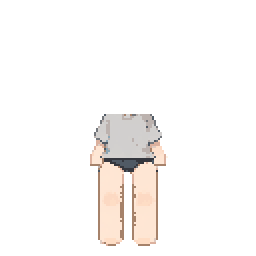
#> input picture art/paperdoll2/A/base_body/S.png, 128 x 128 px (shown 2 times larger)
$ python -i sheet.py   (imports and definitions only)
#> lines starting #> are read from the running program, lines starting #| are printed output that depends on the picture
"""v2 asset pipeline: per-direction views + inpaint layering (see docs/specs/art-pipeline.md).

  python sheet.py base    <set> --seeds 201 202     # bald mannequin, every direction, per seed
  python sheet.py pick    <set> --seed 201 [--dir NW=202 ...]   # choose base views -> base/<dir>.png
  python sheet.py part    <set> <part_id> --seed 7  # inpaint a part on each base view (S first)
  python sheet.py item    <set> <item_id>           # held item (weapon/shield)
  python sheet.py extract <set>                     # 128px cells + layers -> ../art/paperdoll2/<set>/
  python sheet.py qc      <set>                     # automatic checks on everything generated
  python sheet.py contact <set>                     # HTML contact sheet for human review

One large figure per image (832x1216, ~1100 px tall) so the LoCon's ~10 px "pixels" give
~110 game pixels of detail. NoobAI handles the direction (tags + a soft mannequin guide),
the LoCon the style; views other than S use the S view as a ControlNet reference so the
design stays the same. Parts are inpainted on the SAME base view and cut with the SAME
transform, so layers line up pixel-exactly when stacked.
"""
import argparse
import base64
import io
import json
import sys
from pathlib import Path

import cv2
import numpy as np
import requests
from PIL import Image

from common import ROOT, load_json, save_json
from guides import SHEET, VIEW

URL = "http://127.0.0.1:7860"
DIRS = SHEET["dirs"]
REF_W, REF_H = VIEW["size"]         # per-direction resolution (SDXL bucket)
FEET_Y = VIEW["feet_y"]
CELL, ORIGIN, FIG_H = 128, (64, 122), 110   # game cell, feet pixel, figure height in cells
BLOCK = VIEW["height"] / FIG_H              # view px per game px (10)

STYLE = {
    "lora": "<lora:ElinSpriteNoobLocon_byKonan:1>",
    "quality": "masterpiece, best quality, newest, absurdres, highres",
    "view_tags": "pixel art, chibi, solo, full body, standing, straight-on, arms at sides, white background, simple background",
    "negative": "worst quality, low quality, lowres, bad anatomy, bad hands, extra arms, extra legs, "
                "multiple girls, multiple boys, 2girls, 2boys, leotard, cleavage, panties, text, signature, watermark, logo, "
                "scenery, shadow, gradient background, dark background, colored background, cropped, out of frame, blurry",
    "sampler": "Euler a", "steps": 28, "cfg": 6.0,
    "checkpoint": "noobaiXLNAIXL_epsilonPred11Version",
    "controlnet": "noob-lineart-anime",
    "controlnet_depth": "noob-depth",
    # NoobAI direction tags; the LoCon only knows front views, so it is weaker on the others
    "dir_tags": {
        "S": "facing viewer, looking at viewer, front view",
        "SW": "looking to the side, three-quarter view, facing left",
        "W": "from side, profile, facing left",
        "NW": "from behind, three-quarter view, facing away, facing left",
        "N": "from behind, back, facing away",
    },
    "depth_weight": 0.6, "depth_end": 0.5,
    "dir_lora": {"S": 1.0, "SW": 0.9, "W": 0.75, "NW": 0.7, "N": 0.7},
    # back views must not turn the head toward the camera
    "dir_negative": {
        "S": "from side, from behind",
        "SW": "from behind, back",
        "W": "looking at viewer, facing viewer, from behind",
        "NW": "looking back, looking at viewer, facing viewer, eyes, breasts, cleavage, chest, navel",
        "N": "looking back, looking at viewer, facing viewer, face, eyes, from side, breasts, cleavage, chest, navel, knees",
    },
}


def lora(direction):
    return f"<lora:ElinSpriteNoobLocon_byKonan:{STYLE['dir_lora'][direction]:.2f}>"


# ---------------------------------------------------------------- webui API

# [4 lines left out: function b64png, not called in this run]


def unb64(s):
    return Image.open(io.BytesIO(base64.b64decode(s))).convert("RGB")


_cn_names = {}


# [37 lines left out: functions controlnet_unit, guide_unit, reference_unit, call, not called in this run]


def prompt(*parts):
    return ", ".join(p for p in parts if p)


# ---------------------------------------------------------------- geometry

# [26 lines left out: functions figure_mask, view_geometry, not called in this run]


# face window (fractions of the head box) that hair/headgear inpainting must not touch
FACE = {"S": (0.20, 0.42, 0.80, 1.0), "SW": (0.08, 0.42, 0.68, 1.0), "W": (0.0, 0.45, 0.52, 1.0),
        "NW": (0.0, 0.55, 0.14, 0.9), "N": None}


# [33 lines left out: functions part_mask, set_dir, not called in this run]


def load_set(name):
    return load_json(ROOT / "sets" / f"{name}.json")


# ---------------------------------------------------------------- automatic QC

def figures(mask, min_frac):
    n, lab, stats, _ = cv2.connectedComponentsWithStats(mask.astype(np.uint8), connectivity=8)
    return [stats[k] for k in range(1, n) if stats[k, cv2.CC_STAT_AREA] >= min_frac * mask.size]


def light_background(img):
    a = np.asarray(img.convert("RGB"))
    border = np.concatenate([a[0], a[-1], a[:, 0], a[:, -1]])
    return np.median(border.min(axis=1)) >= 200


def qc_view(img):
    """Refined view: one figure of the expected height standing on the feet line."""
    if not light_background(img):
        return ["background is not light"]
    problems = []
    figs = figures(figure_mask(img), 0.01)
    if len(figs) != 1:
        problems.append(f"{len(figs)} figures")
    if figs:
        f = max(figs, key=lambda s: s[cv2.CC_STAT_AREA])
        h, bottom = f[cv2.CC_STAT_HEIGHT], f[cv2.CC_STAT_TOP] + f[cv2.CC_STAT_HEIGHT]
        expected = VIEW["height"]
        if not 0.85 * expected <= h <= 1.12 * expected:
            problems.append(f"height {h}px vs {expected:.0f}px")
        if abs(bottom - FEET_Y) > 30:
            problems.append(f"feet at {bottom}px vs {FEET_Y}px")
    return problems


# ---------------------------------------------------------------- commands

def view_prompt(direction, *parts):
    return prompt(lora(direction), STYLE["quality"], STYLE["view_tags"], *parts, STYLE["dir_tags"][direction])


# [310 lines left out: functions cmd_base, cmd_pick, cmd_part, mask_for, to_cells, clean_alpha and 4 more, not called in this run]


def cell_xy(*box):
    return list(cell_box(box))


# [64 lines left out: functions cell_box, anchors, cmd_qc, cmd_contact, main, not called in this run]


# [2 lines not run here, left out]

>>> from PIL import Image
>>> picture = Image.open('../art/paperdoll2/A/base_body/S.png')
#> picture is the input picture: PIL image 128x128 RGBA; mean R, G, B, A 24.8, 22.7, 21.3, 29.3
>>> result = qc_view(picture)
#> in light_background, `a = np.asarray(img.convert("RGB"))`:
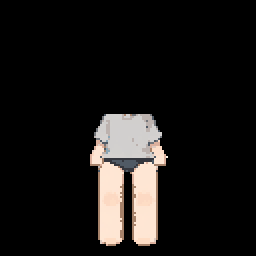
#> a: shape (128, 128, 3) (shown 2 times larger); mean R, G, B 24.8, 22.7, 21.3
#> in light_background, `border = np.concatenate([a[0], a[-1], a[:, 0], a[:, -1]])`: border = 512 rows, first 8: [0, 0, 0], [0, 0, 0], [0, 0, 0], [0, 0, 0], [0, 0, 0], [0, 0, 0], [0, 0, 0], [0, 0, 0]
#> result = ['background is not light']
